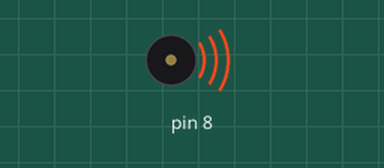
A sketch run on a simulated Arduino Uno, built with avr-gcc and run on an emulated ATmega328P. Shown: buzzer (waves = sounding).

Above: at 0.1 s.
At 34.0 s:
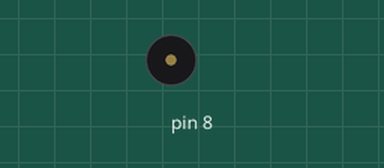
Timing chart, 0 to 35.5 s (numbered marks = the images above):
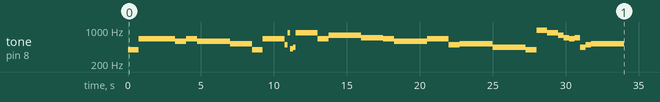

The sketch:

Op_9_No_2_version2.ino
```cpp
//음표 설정
#define G 392
#define A 440
#define B 494
#define CC 523.25
#define DD 587
#define EE 659
#define FF 699
#define GG 784
#define AA 880
#define BB 988
#define Bb 493.88
#define Gs 415.3

//쉼표 설정 (음과 음 사이의 간격)
#define FOUR 750
#define TWO 1500
#define EIGHT 375
#define SIXTEEN 187.5
#define TWOPOINT 2250

//악보 중 음표
int melody[] = {
  G, EE, DD, EE, DD, CC, G, EE,
  Bb, AA, Gs, A, AA, EE, GG, FF,
  EE, DD, EE, B, CC, A, G, BB,
  AA, GG, FF, EE, FF, A, B, CC
};

//악보 중 쉼표(음과 음 사이의 간격)
int term[] = {
  FOUR, 2500, FOUR, FOUR, TWOPOINT, TWO,
  FOUR, TWO, SIXTEEN, SIXTEEN, SIXTEEN,
  SIXTEEN, TWO, FOUR, TWOPOINT, TWO, FOUR,
  TWOPOINT, TWO, FOUR, TWOPOINT, TWOPOINT,
  FOUR, FOUR, FOUR, EIGHT, EIGHT, EIGHT,
  EIGHT, EIGHT, EIGHT, TWOPOINT
};

void setup() {
  pinMode(8, OUTPUT);
  int i=0;
  for (i;i<32;i++) {
    tone(8, melody[i]);
    delay(term[i]);
  }
  noTone(8);
}

void loop() {

}
```
